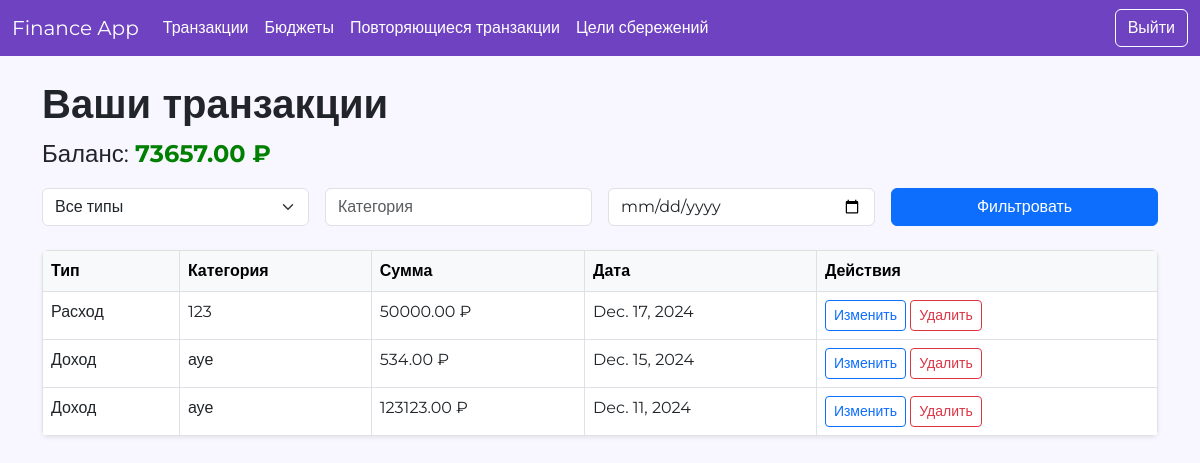
The app's page /home/ (signed in) with its own data.
### finance/models.py (models this page shows, shortened)
class Transaction(models.Model):
    TYPE_CHOICES = [
        ('income', 'Доход'),
        ('expense', 'Расход'),
    ]
    user = models.ForeignKey(User, on_delete=models.CASCADE)  # Добавлено поле user
    type = models.CharField(max_length=10, choices=TYPE_CHOICES)
    category = models.CharField(max_length=100)
    amount = models.DecimalField(max_digits=10, decimal_places=2)
    date = models.DateField()
    description = models.TextField(blank=True, null=True)  # Добавлено поле description

### finance/views.py (the view)
# urls.py: 2. Add a URL to urlpatterns:  path('', views.home, name='home')
@login_required
def home(request):
    transactions = Transaction.objects.filter(user=request.user).order_by('-date')
    transaction_type = request.GET.get('type')
    category = request.GET.get('category')
    date = request.GET.get('date')
    if transaction_type:
        transactions = transactions.filter(type=transaction_type)
    if category:
        transactions = transactions.filter(category__icontains=category)
    if date:
        transactions = transactions.filter(date=date)
    balance = sum(t.amount if t.type == 'income' else -t.amount for t in transactions)
    return render(request, 'finance/home.html', {
        'transactions': transactions,
        'balance': balance,
        'categories': CATEGORIES,
    })

### finance/templates/finance/home.html (shortened to what this page needs)
{% extends 'finance/base.html' %}
{% load static %}
{% block content %}
<h1 class="fw-bold">Ваши транзакции</h1>
<p class="fs-4">Баланс:
    <strong style="color: {% if balance < 0 %}crimson{% else %}green{% endif %}">
        {{ balance|floatformat:2 }} ₽
    </strong>
</p>
<form method="get" class="mb-4">
    <div class="row g-3">
        <div class="col-md-3">
            <select name="type" class="form-select">
                <option value="">Все типы</option>
            </select>
        </div>
        <div class="col-md-3">
            <input type="text" name="category" class="form-control" placeholder="Категория" value="{{ request.GET.category }}">
        </div>
        <div class="col-md-3">
            <input type="date" name="date" class="form-control" value="{{ request.GET.date }}">
        </div>
        <div class="col-md-3">
            <button type="submit" class="btn btn-primary w-100">Фильтровать</button>
        </div>
    </div>
</form>
<table class="table table-hover table-bordered rounded shadow-sm overflow-hidden">
    <thead class="table-light">
        <tr>
            <th>Тип</th>
            <th>Категория</th>
            <th>Сумма</th>
            <th>Дата</th>
            <th>Действия</th>
        </tr>
    </thead>
    <tbody>
        {% for t in transactions %}
            <tr>
                <td>{{ t.get_type_display }}</td>
                <td>{{ t.category }}</td>
                <td>{{ t.amount|floatformat:2 }} ₽</td>
                <td>{{ t.date }}</td>
                <td>
                    <a href="{% url 'edit_transaction' t.id %}" class="btn btn-sm btn-outline-primary">Изменить</a>
                    <form action="{% url 'delete_transaction' t.id %}" method="post" style="display:inline;">
                        <button type="submit" class="btn btn-sm btn-outline-danger">Удалить</button>
                    </form>
                </td>
            </tr>
        {% endfor %}
    </tbody>
</table>
{% endblock %}

### finance/templates/finance/base.html (style rules this page uses)
body { font-family: 'Montserrat', sans-serif; background-color: #f8f6ff; }

### records on screen
Transaction: type "Расход", category "123", amount "50000.00", date "Dec. 17, 2024"
Transaction: type "Доход", category "ауе", amount "534.00", date "Dec. 15, 2024"
Transaction: type "Доход", category "ауе", amount "123123.00", date "Dec. 11, 2024"

### other values on screen
{{ balance|floatformat:2 }} "73657.00"
